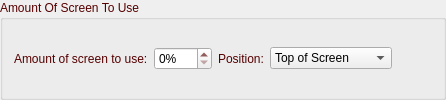
       <widget class="QGroupBox" name="groupBoxMaxScreen2">
        <property name="palette">
         <palette>
          <active>
           <colorrole role="WindowText">
            <brush brushstyle="SolidPattern">
             <color alpha="255">
              <red>85</red>
              <green>0</green>
              <blue>0</blue>
             </color>
            </brush>
           </colorrole>
          </active>
          <inactive>
           <colorrole role="WindowText">
            <brush brushstyle="SolidPattern">
             <color alpha="255">
              <red>85</red>
              <green>0</green>
              <blue>0</blue>
             </color>
            </brush>
           </colorrole>
          </inactive>
          <disabled>
           <colorrole role="WindowText">
            <brush brushstyle="SolidPattern">
             <color alpha="255">
              <red>120</red>
              <green>120</green>
              <blue>120</blue>
             </color>
            </brush>
           </colorrole>
          </disabled>
         </palette>
        </property>
        <property name="title">
         <string>Amount Of Screen To Use</string>
        </property>
        <layout class="QGridLayout" name="gridLayout_2">
         <item row="0" column="0">
          <layout class="QHBoxLayout" name="horizontalLayout_8">
           <item>
            <widget class="QLabel" name="labelMaxPercent2">
             <property name="text">
              <string>Amount of screen to use:</string>
             </property>
            </widget>
           </item>
           <item>
            <widget class="QSpinBox" name="spinBoxMaxScreen2">
             <property name="toolTip">
              <string>Percent of screen to be used.</string>
             </property>
             <property name="suffix">
              <string notr="true">%</string>
             </property>
             <property name="maximum">
              <number>100</number>
             </property>
            </widget>
           </item>
           <item>
            <widget class="QLabel" name="labelMaxTopButtom2">
             <property name="text">
              <string>Position:</string>
             </property>
            </widget>
           </item>
           <item>
            <widget class="QComboBox" name="comboBoxScreenPosition2">
             <property name="toolTip">
              <string>Select to use either top portion of the screen or bottom.</string>
             </property>
             <item>
              <property name="text">
               <string>Top of Screen</string>
              </property>
             </item>
             <item>
              <property name="text">
               <string>Bottom of Screen</string>
              </property>
             </item>
            </widget>
           </item>
           <item>
            <spacer name="horizontalSpacer_4">
             <property name="orientation">
              <enum>Qt::Horizontal</enum>
             </property>
             <property name="sizeHint" stdset="0">
              <size>
               <width>40</width>
               <height>20</height>
              </size>
             </property>
            </spacer>
           </item>
          </layout>
         </item>
        </layout>
       </widget>
